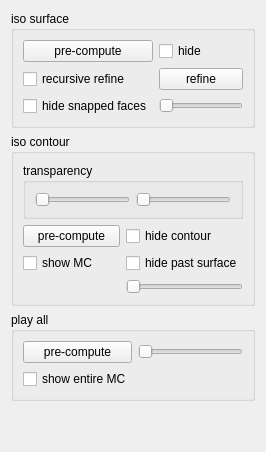
       <widget class="QWidget" name="VideoTab">
        <property name="toolTip">
         <string>animation (for burning, iso-surf, iso-cont, etc.)</string>
        </property>
        <attribute name="title">
         <string>Video</string>
        </attribute>
        <layout class="QGridLayout" name="gridLayout_23">
         <item row="0" column="0" colspan="2">
          <widget class="QGroupBox" name="isoSurfGroup">
           <property name="title">
            <string>iso surface</string>
           </property>
           <layout class="QGridLayout" name="gridLayout_24">
            <item row="0" column="0">
             <widget class="QPushButton" name="isoSurfPrecomputeBtn">
              <property name="sizePolicy">
               <sizepolicy hsizetype="Expanding" vsizetype="Fixed">
                <horstretch>0</horstretch>
                <verstretch>0</verstretch>
               </sizepolicy>
              </property>
              <property name="text">
               <string>pre-compute</string>
              </property>
             </widget>
            </item>
            <item row="0" column="1">
             <widget class="QCheckBox" name="hideIsoSurf">
              <property name="sizePolicy">
               <sizepolicy hsizetype="Expanding" vsizetype="Fixed">
                <horstretch>0</horstretch>
                <verstretch>0</verstretch>
               </sizepolicy>
              </property>
              <property name="text">
               <string>hide</string>
              </property>
             </widget>
            </item>
            <item row="4" column="0">
             <widget class="QCheckBox" name="recursiveRefineBox">
              <property name="text">
               <string>recursive refine</string>
              </property>
             </widget>
            </item>
            <item row="5" column="1">
             <widget class="QSlider" name="isoSurfSlider">
              <property name="sizePolicy">
               <sizepolicy hsizetype="Preferred" vsizetype="Fixed">
                <horstretch>0</horstretch>
                <verstretch>0</verstretch>
               </sizepolicy>
              </property>
              <property name="maximum">
               <number>9999</number>
              </property>
              <property name="singleStep">
               <number>5</number>
              </property>
              <property name="pageStep">
               <number>20</number>
              </property>
              <property name="orientation">
               <enum>Qt::Horizontal</enum>
              </property>
             </widget>
            </item>
            <item row="5" column="0">
             <widget class="QCheckBox" name="hideSnappedFaceBox">
              <property name="text">
               <string>hide snapped faces</string>
              </property>
             </widget>
            </item>
            <item row="4" column="1">
             <widget class="QPushButton" name="isoSurfRefineBtn">
              <property name="text">
               <string>refine</string>
              </property>
             </widget>
            </item>
           </layout>
          </widget>
         </item>
         <item row="1" column="0" rowspan="2" colspan="2">
          <widget class="QGroupBox" name="groupBox_7">
           <property name="title">
            <string>iso contour</string>
           </property>
           <layout class="QGridLayout" name="gridLayout_25">
            <item row="1" column="0">
             <widget class="QPushButton" name="isoContPrecomputeBtn">
              <property name="sizePolicy">
               <sizepolicy hsizetype="Expanding" vsizetype="Fixed">
                <horstretch>0</horstretch>
                <verstretch>0</verstretch>
               </sizepolicy>
              </property>
              <property name="text">
               <string>pre-compute</string>
              </property>
             </widget>
            </item>
            <item row="1" column="1">
             <widget class="QCheckBox" name="hideIsoCont">
              <property name="sizePolicy">
               <sizepolicy hsizetype="Expanding" vsizetype="Fixed">
                <horstretch>0</horstretch>
                <verstretch>0</verstretch>
               </sizepolicy>
              </property>
              <property name="text">
               <string>hide contour</string>
              </property>
             </widget>
            </item>
            <item row="2" column="0">
             <widget class="QCheckBox" name="isoContShowMC">
              <property name="toolTip">
               <string>show MC exposed by iso-contour</string>
              </property>
              <property name="text">
               <string>show MC</string>
              </property>
             </widget>
            </item>
            <item row="2" column="1">
             <widget class="QCheckBox" name="hidePastSurfBox">
              <property name="text">
               <string>hide past surface</string>
              </property>
             </widget>
            </item>
            <item row="3" column="1">
             <widget class="QSlider" name="isoContSlider">
              <property name="maximum">
               <number>9999</number>
              </property>
              <property name="singleStep">
               <number>5</number>
              </property>
              <property name="pageStep">
               <number>20</number>
              </property>
              <property name="orientation">
               <enum>Qt::Horizontal</enum>
              </property>
             </widget>
            </item>
            <item row="0" column="0" colspan="2">
             <widget class="QGroupBox" name="groupBox_9">
              <property name="title">
               <string>transparency</string>
              </property>
              <layout class="QGridLayout" name="gridLayout_27">
               <item row="0" column="0">
                <widget class="QSlider" name="isoContMinAlphaSlider">
                 <property name="sizePolicy">
                  <sizepolicy hsizetype="Preferred" vsizetype="Fixed">
                   <horstretch>0</horstretch>
                   <verstretch>0</verstretch>
                  </sizepolicy>
                 </property>
                 <property name="orientation">
                  <enum>Qt::Horizontal</enum>
                 </property>
                </widget>
               </item>
               <item row="0" column="1">
                <widget class="QSlider" name="isoContExpAlphaSlider">
                 <property name="sizePolicy">
                  <sizepolicy hsizetype="Preferred" vsizetype="Fixed">
                   <horstretch>0</horstretch>
                   <verstretch>0</verstretch>
                  </sizepolicy>
                 </property>
                 <property name="orientation">
                  <enum>Qt::Horizontal</enum>
                 </property>
                </widget>
               </item>
              </layout>
             </widget>
            </item>
           </layout>
          </widget>
         </item>
         <item row="5" column="0">
          <spacer name="verticalSpacer_6">
           <property name="orientation">
            <enum>Qt::Vertical</enum>
           </property>
           <property name="sizeHint" stdset="0">
            <size>
             <width>20</width>
             <height>40</height>
            </size>
           </property>
          </spacer>
         </item>
         <item row="4" column="0" colspan="2">
          <widget class="QGroupBox" name="groupBox_8">
           <property name="title">
            <string>play all</string>
           </property>
           <layout class="QGridLayout" name="gridLayout_26">
            <item row="1" column="1">
             <widget class="QSlider" name="evolveAllSlider">
              <property name="toolTip">
               <string>drag this bar to evolve all iso-objects</string>
              </property>
              <property name="maximum">
               <number>9999</number>
              </property>
              <property name="singleStep">
               <number>5</number>
              </property>
              <property name="pageStep">
               <number>20</number>
              </property>
              <property name="orientation">
               <enum>Qt::Horizontal</enum>
              </property>
             </widget>
            </item>
            <item row="1" column="0">
             <widget class="QPushButton" name="evolveAllPrecomputeBtn">
              <property name="text">
               <string>pre-compute</string>
              </property>
             </widget>
            </item>
            <item row="2" column="0">
             <widget class="QCheckBox" name="evolveAllShowEntireMC">
              <property name="toolTip">
               <string>Only exposed MC is shown if unchecked.</string>
              </property>
              <property name="text">
               <string>show entire MC</string>
              </property>
             </widget>
            </item>
           </layout>
          </widget>
         </item>
        </layout>
       </widget>
